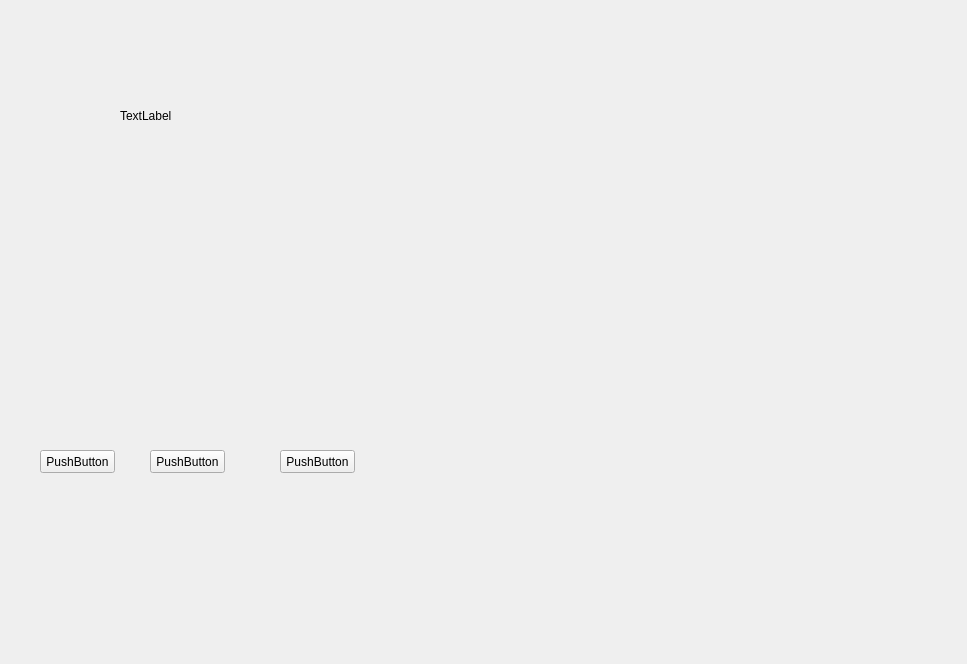
<?xml version="1.0" encoding="UTF-8"?>
<ui version="4.0">
 <class>CameraTestClass</class>
 <widget class="QWidget" name="CameraTestClass">
  <property name="geometry">
   <rect>
    <x>0</x>
    <y>0</y>
    <width>967</width>
    <height>664</height>
   </rect>
  </property>
  <property name="windowTitle">
   <string>CameraTest</string>
  </property>
  <widget class="QLabel" name="label_camera">
   <property name="geometry">
    <rect>
     <x>120</x>
     <y>110</y>
     <width>54</width>
     <height>12</height>
    </rect>
   </property>
   <property name="text">
    <string>TextLabel</string>
   </property>
  </widget>
  <widget class="QPushButton" name="pushButton_open">
   <property name="geometry">
    <rect>
     <x>40</x>
     <y>450</y>
     <width>75</width>
     <height>23</height>
    </rect>
   </property>
   <property name="text">
    <string>PushButton</string>
   </property>
  </widget>
  <widget class="QPushButton" name="pushButton_photo">
   <property name="geometry">
    <rect>
     <x>150</x>
     <y>450</y>
     <width>75</width>
     <height>23</height>
    </rect>
   </property>
   <property name="text">
    <string>PushButton</string>
   </property>
  </widget>
  <widget class="QPushButton" name="pushButton_close">
   <property name="geometry">
    <rect>
     <x>280</x>
     <y>450</y>
     <width>75</width>
     <height>23</height>
    </rect>
   </property>
   <property name="text">
    <string>PushButton</string>
   </property>
  </widget>
 </widget>
 <layoutdefault spacing="6" margin="11"/>
 <resources>
  <include location="CameraTest.qrc"/>
 </resources>
 <connections/>
</ui>
